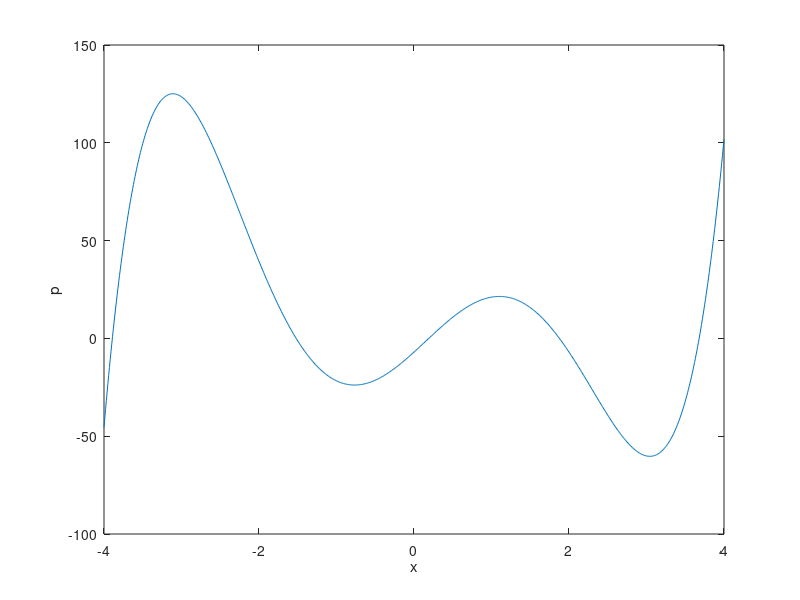

Source code (MATLAB):
%Ayden Hession
%Section 27393
%HW10
%Q3
x = [-4:.01:4];
p = (.9 .* x.^5) -(.3 .* x.^4) - (15.5 .* x.^3) + (7 .* x.^2) + (36 .* x) -7;
plot(x,p)
hold on
xlabel('x')
ylabel('p')
hold off